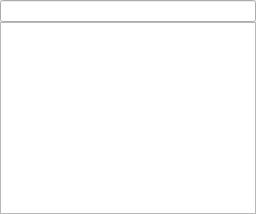
  <widget class="QDockWidget" name="dockLibrary">
   <property name="minimumSize">
    <size>
     <width>79</width>
     <height>124</height>
    </size>
   </property>
   <property name="windowIcon">
    <iconset>
     <normalon>:/component</normalon>
    </iconset>
   </property>
   <property name="toolTip">
    <string>Library of components</string>
   </property>
   <property name="statusTip">
    <string>Library design components</string>
   </property>
   <property name="whatsThis">
    <string>Library design components</string>
   </property>
   <property name="features">
    <set>QDockWidget::AllDockWidgetFeatures</set>
   </property>
   <property name="windowTitle">
    <string>Library</string>
   </property>
   <attribute name="dockWidgetArea">
    <number>1</number>
   </attribute>
   <widget class="QWidget" name="dockLibraryContents">
    <layout class="QVBoxLayout" name="verticalLayout_5">
     <property name="spacing">
      <number>0</number>
     </property>
     <property name="leftMargin">
      <number>0</number>
     </property>
     <property name="topMargin">
      <number>0</number>
     </property>
     <property name="rightMargin">
      <number>0</number>
     </property>
     <property name="bottomMargin">
      <number>0</number>
     </property>
     <item>
      <widget class="QLineEdit" name="dockLibrary_filter"/>
     </item>
     <item>
      <widget class="TreeViewQLibrary" name="dockLibrary_tree_view"/>
     </item>
    </layout>
   </widget>
  </widget>
